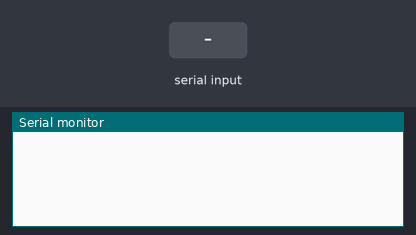
Bench run of a sketch on a simulated Arduino Uno, built with avr-gcc and run on an emulated ATmega328P. Parts: the last lines printed to the serial monitor. Inputs (shaded band) come from the test bench.

Above: at 1.2 s.
1.3 s: "90,45\n" received over Serial
At 2.2 s:
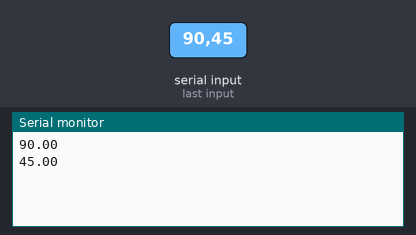
2.9 s: "30,150\n" received over Serial
At 5.4 s:
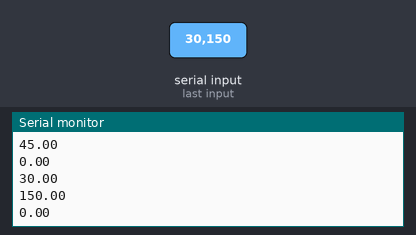
Timing chart, 0 to 6.9 s (numbered marks = the images above; inputs shaded):
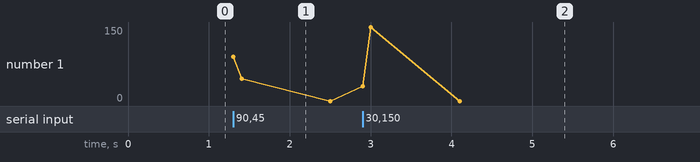

The sketch:

sketch_jul06a.ino
```cpp
//Temperature sensor LM35

int step_time = 100;   // variable to delay the loop

// float setPointTemperature = 23;


void setup() {
  // initialize serial communications:
  Serial.begin(9600);
}

void loop()  {
  // send data only when you receive data:
  if (Serial.available() > 0) {

        float setPointTemperature = Serial.parseFloat();
        Serial.println(setPointTemperature);

        delay(step_time);
    }
}
```

Measured:
- after the input at 1.3 s, the serial monitor: prints a new line at once (image 1)
- after the input at 2.9 s, the serial monitor: prints a new line at once (image 2)
